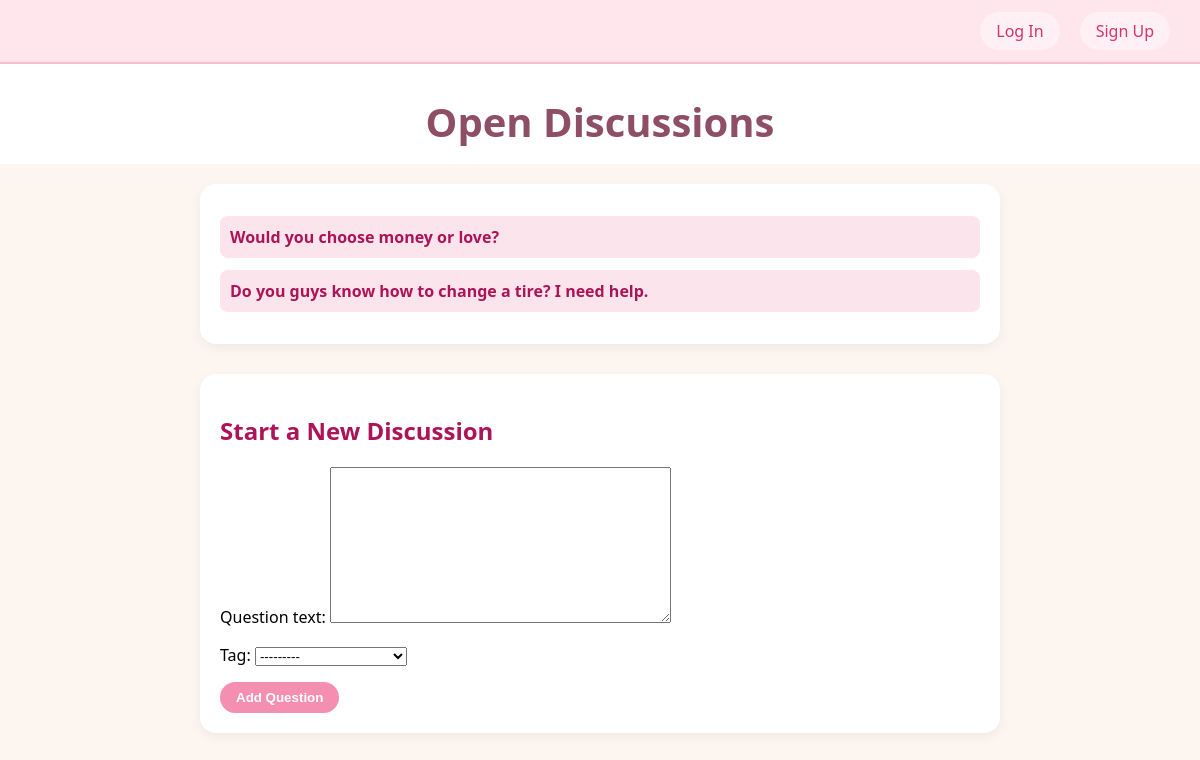
The page / on the database its author committed.
### topics/models.py (models this page shows, shortened)
class Question(models.Model):
    TAG_CHOICES = [
    ('daily_life', 'Daily Life'),
    ('sports', 'Sports'),
    ('hobbies', 'Hobbies'),
    ('technology', 'Technology'),
    ('education_career', 'Education and Career'),
    ('health_fitness', 'Health and Fitness'),
    ('travel', 'Travel'),
    ('entertainment', 'Entertainment'),
    ('food_cooking', 'Food and Cooking'),
    ('music_arts', 'Music and Arts'),
    ('books_literature', 'Books and Literature'),
    ('relationships', 'Relationships'),
    ('gaming', 'Gaming'),
    ('science_nature', 'Science and Nature'),
    ('other', 'Other'),
]
    question_text = models.TextField()
    tag = models.CharField(max_length=30, choices=TAG_CHOICES)
    pub_date = models.DateTimeField("date published", default=timezone.now)

### topics/views.py (the view)
# urls.py: path("", views.index, name="index"),
def index(request):
    if request.method == "POST":
        form = QuestionForm(request.POST)
        if form.is_valid():
            form.save()
            return redirect("topics:index")
    else:
        form = QuestionForm()
    question_list = Question.objects.order_by("-pub_date")
    return render(request, "topics/index.html", {
        "question_list": question_list,
        "form": form,
    })

### topics/forms.py
class QuestionForm(forms.ModelForm):
    class Meta:
        model = Question
        fields = ['question_text', 'tag']

### topics/TEMPLATES/Topics/index.html (shortened to what this page needs)
<!DOCTYPE html>
<html lang="en">
<head>
</head>
<body>
    <div class="navbar">
        {% if user.is_authenticated %}
            <a href="#">Welcome, {{ user.username }}</a>
            <a href="{% url 'topics:logout' %}">Log Out</a>
        {% else %}
            <a href="{% url 'topics:login' %}">Log In</a>
            <a href="{% url 'topics:sign_up' %}">Sign Up</a>
        {% endif %}
    </div>
    <header>
        <h1>Open Discussions</h1>
    </header>
    <div class="container">
        <div class="question-list">
            {% if question_list %}
                {% for question in question_list %}
                    <div class="question">
                        <a href="{% url 'topics:detail' question.id %}">
                            {{ question.question_text }}
                        </a>
                    </div>
                {% endfor %}
            {% else %}
                <p>No questions have been posted yet.</p>
            {% endif %}
        </div>
        <div class="form-container">
            <h2>Start a New Discussion</h2>
            <form method="POST">
                {{ form.as_p }}
                <button type="submit">Add Question</button>
            </form>
        </div>
    </div>
</body>
</html>

### topics/TEMPLATES/Topics/index.html (style rules this page uses)
body { font-family: 'Segoe UI', sans-serif; background: #fdf6f0; margin: 0; padding: 0; }
.navbar { background: #ffe5ec; padding: 12px 30px; display: flex; justify-content: flex-end; box-shadow: 0 2px 5px rgba(0, 0, 0, 0.05); border-bottom: 2px solid #fcbad3; }
.navbar a { margin-left: 20px; text-decoration: none; color: #d6336c; background-color: #fff0f5; padding: 8px 16px; border-radius: 20px; font-weight: 500; transition: background 0.3s; }
header { text-align: center; padding: 30px 0 15px 0; background-color: #fff; }
header h1 { color: #8e4e66; font-size: 2.5rem; margin: 0; }
.container { max-width: 800px; margin: auto; padding: 20px; }
.question-list, .form-container { background: #fff; padding: 20px; border-radius: 16px; box-shadow: 0 4px 12px rgba(0,0,0,0.05); margin-bottom: 30px; }
.question { margin: 12px 0; padding: 10px; border-radius: 8px; background-color: #fce4ec; }
.question a { text-decoration: none; color: #ad1457; font-weight: bold; }
button { padding: 8px 16px; background-color: #f48fb1; border: none; color: white; border-radius: 20px; cursor: pointer; font-weight: bold; }
h2 { color: #ad1457; }

### rows shown on the page
Question: question_text "Would you choose money or love?"
Question: question_text "Do you guys know how to change a tire? I need help."
